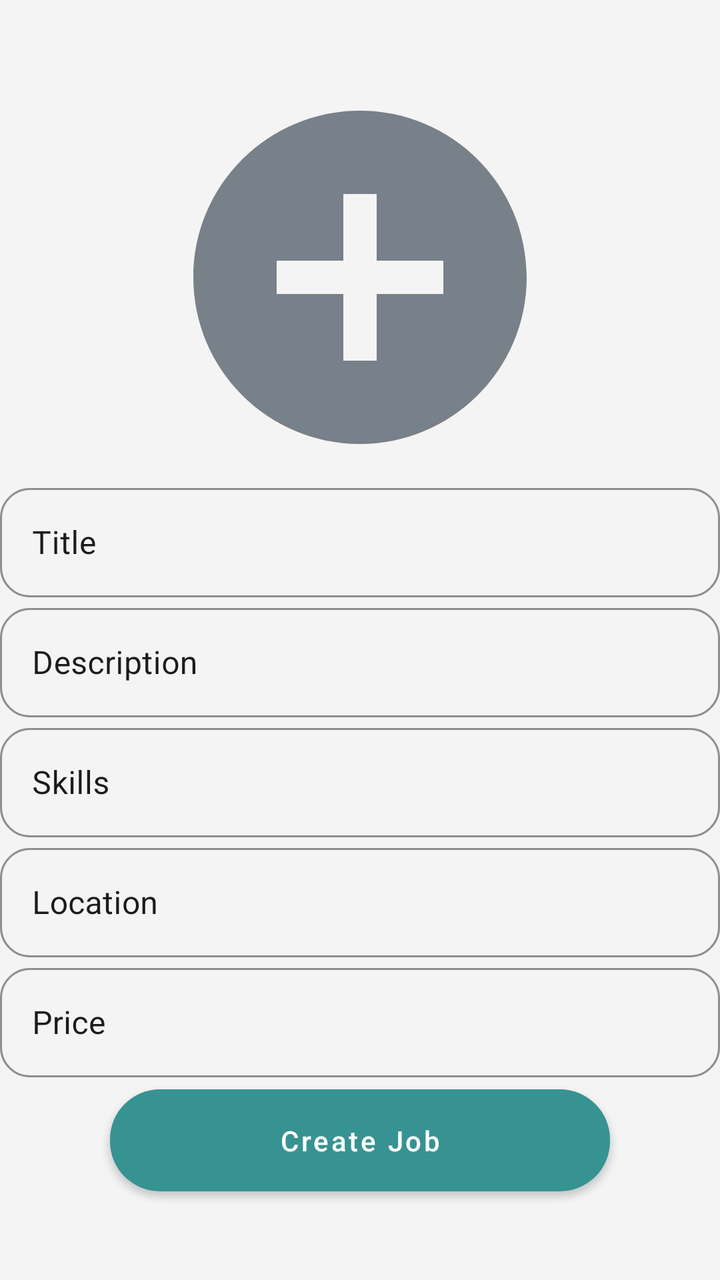
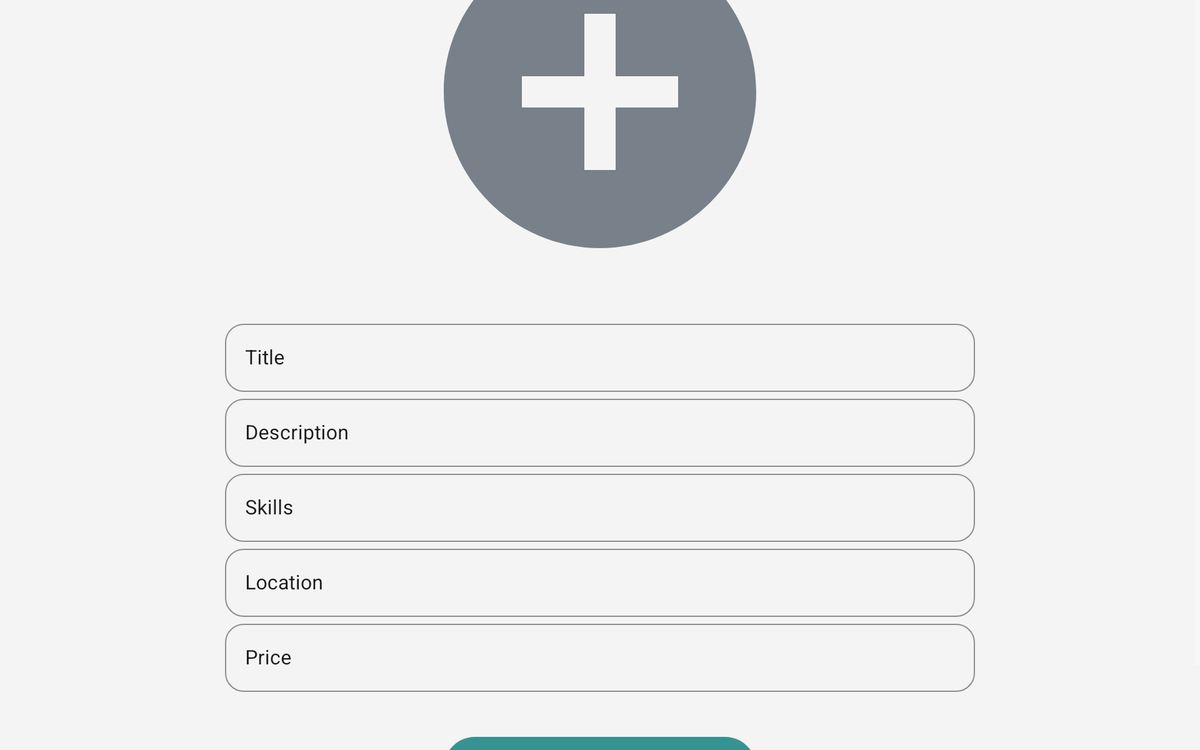

First picture: res/layout/ on a phone held upright. Second picture: the repository's own variant of that layout, on a device whose configuration matches the variant's folder. Source for both follows.
<!-- AndroidManifest.xml: application theme Theme.YouthWorkHub -->
<!-- res/layout/fragment_create_job.xml -->
<?xml version="1.0" encoding="utf-8"?>
<androidx.constraintlayout.widget.ConstraintLayout xmlns:android="http://schemas.android.com/apk/res/android"
    xmlns:app="http://schemas.android.com/apk/res-auto"
    xmlns:tools="http://schemas.android.com/tools"
    android:layout_width="match_parent"
    android:layout_height="match_parent"
    android:background="@color/white_variant"
    tools:context=".ui.fragments.CreateJobFragment">

    <androidx.constraintlayout.widget.Guideline
        android:id="@+id/create_job_guideline"
        android:layout_width="wrap_content"
        android:layout_height="wrap_content"
        android:orientation="horizontal"
        app:layout_constraintGuide_percent="0.08" />

    <ImageView
        android:id="@+id/image"
        android:layout_width="300dp"
        android:layout_height="200dp"
        android:src="@drawable/baseline_add_circle_24_blakc"
        app:layout_constraintBottom_toTopOf="@+id/inputs_ll"
        app:layout_constraintEnd_toEndOf="parent"
        app:layout_constraintStart_toStartOf="parent"
        app:layout_constraintTop_toBottomOf="@+id/create_job_guideline"
        app:layout_constraintVertical_chainStyle="spread_inside" />

    <LinearLayout
        android:id="@+id/inputs_ll"
        android:layout_width="match_parent"
        android:layout_height="wrap_content"
        android:orientation="vertical"
        app:layout_constraintBottom_toTopOf="@+id/postJob"
        app:layout_constraintEnd_toEndOf="parent"
        app:layout_constraintStart_toStartOf="parent"
        app:layout_constraintTop_toBottomOf="@+id/image">

        <com.google.android.material.textfield.TextInputLayout
            android:id="@+id/TitleLayout"
            style="@style/outlinedRoundedButtons"
            android:layout_width="match_parent"
            android:textColorHint="@color/black_variant"
            app:endIconMode="clear_text"
            app:endIconTint="@color/black_variant">

            <com.google.android.material.textfield.TextInputEditText
                android:id="@+id/titleInput"
                android:layout_width="match_parent"
                android:layout_height="wrap_content"
                android:hint="@string/title"
                android:inputType="text"
                android:textColor="@color/black_variant" />
        </com.google.android.material.textfield.TextInputLayout>

        <com.google.android.material.textfield.TextInputLayout
            android:id="@+id/decriptionLayout"
            style="@style/outlinedRoundedButtons"
            android:layout_width="match_parent"
            android:textColorHint="@color/black_variant"
            app:endIconMode="clear_text"
            app:endIconTint="@color/black_variant">

            <com.google.android.material.textfield.TextInputEditText
                android:id="@+id/decriptionInput"
                android:layout_width="match_parent"
                android:layout_height="wrap_content"
                android:hint="@string/desc"
                android:inputType="text"
                android:textColor="@color/black_variant" />
        </com.google.android.material.textfield.TextInputLayout>

        <com.google.android.material.textfield.TextInputLayout
            android:id="@+id/skillsLayout"
            style="@style/outlinedRoundedButtons"
            android:layout_width="match_parent"
            android:textColorHint="@color/black_variant"
            app:endIconMode="clear_text"
            app:endIconTint="@color/black_variant">

            <com.google.android.material.textfield.TextInputEditText
                android:id="@+id/skillsInput"
                android:layout_width="match_parent"
                android:layout_height="wrap_content"
                android:hint="@string/skills"
                android:inputType="text"
                android:textColor="@color/black_variant" />
        </com.google.android.material.textfield.TextInputLayout>

        <com.google.android.material.textfield.TextInputLayout
            android:id="@+id/locationLayout"
            style="@style/outlinedRoundedButtons"
            android:layout_width="match_parent"
            android:textColorHint="@color/black_variant"
            app:endIconMode="clear_text"
            app:endIconTint="@color/black_variant">

            <com.google.android.material.textfield.TextInputEditText
                android:id="@+id/locationInput"
                android:layout_width="match_parent"
                android:layout_height="wrap_content"
                android:hint="@string/location"
                android:inputType="text"
                android:textColor="@color/black_variant" />
        </com.google.android.material.textfield.TextInputLayout>

        <com.google.android.material.textfield.TextInputLayout
            android:id="@+id/priceLayout"
            style="@style/outlinedRoundedButtons"
            android:layout_width="match_parent"
            android:textColorHint="@color/black_variant"
            app:endIconMode="clear_text"
            app:endIconTint="@color/black_variant">

            <com.google.android.material.textfield.TextInputEditText
                android:id="@+id/priceInput"
                android:layout_width="match_parent"
                android:layout_height="wrap_content"
                android:hint="@string/price"
                android:inputType="text"
                android:textColor="@color/black_variant" />
        </com.google.android.material.textfield.TextInputLayout>

    </LinearLayout>

    <Button
        android:id="@+id/postJob"
        style="@style/primaryButtonStyle"
        android:text="@string/create_job"
        app:layout_constraintBottom_toTopOf="@+id/create_job_guideline2"
        app:layout_constraintEnd_toEndOf="parent"
        app:layout_constraintStart_toStartOf="parent"
        app:layout_constraintTop_toBottomOf="@+id/inputs_ll" />

    <androidx.constraintlayout.widget.Guideline
        android:id="@+id/create_job_guideline2"
        android:layout_width="wrap_content"
        android:layout_height="wrap_content"
        android:orientation="horizontal"
        app:layout_constraintGuide_percent="0.92" />

</androidx.constraintlayout.widget.ConstraintLayout>
<!-- resources referenced by this layout -->
<resources>
  <color name="black_variant">#1B1B1B</color>
  <color name="white_variant">#F4F4F4</color>
  <!-- drawable baseline_add_circle_24_blakc (drawable) -->
  <vector xmlns:android="http://schemas.android.com/apk/res/android"
      android:width="200dp"
      android:height="200dp"
      android:tint="@color/neutral_gray"
      android:viewportWidth="24"
      android:viewportHeight="24">
      <path
          android:fillColor="@android:color/white"
          android:pathData="M12,2C6.48,2 2,6.48 2,12s4.48,10 10,10 10,-4.48 10,-10S17.52,2 12,2zM17,13h-4v4h-2v-4L7,13v-2h4L11,7h2v4h4v2z" />
  </vector>
  <string name="create_job">Create Job</string>
  <string name="desc">Description</string>
  <string name="location">Location</string>
  <string name="price">Price</string>
  <string name="skills">Skills</string>
  <string name="title">Title</string>
  <style name="outlinedRoundedButtons" parent="@style/Widget.MaterialComponents.TextInputLayout.OutlinedBox">
          <item name="android:layout_width">352dp</item>
          <item name="android:layout_height">60dp</item>
          <item name="boxCornerRadiusBottomEnd">15dp</item>
          <item name="boxCornerRadiusBottomStart">15dp</item>
          <item name="boxCornerRadiusTopEnd">15dp</item>
          <item name="boxCornerRadiusTopStart">15dp</item>
          <item name="boxStrokeColor">@color/green_accent</item>
          <item name="hintTextColor">@color/green_accent</item>
      </style>
  <style name="primaryButtonStyle">
          <item name="backgroundTint">@color/green_accent</item>
          <item name="textAllCaps">false</item>
          <item name="android:layout_width">250dp</item>
          <item name="android:layout_height">63dp</item>
          <item name="cornerRadius">25dp</item>
      </style>
  <style name="Theme.YouthWorkHub" parent="Theme.MaterialComponents.NoActionBar">
          <item name="colorPrimary">@color/green_accent</item>
          <item name="colorPrimaryVariant">@color/green_accent_darker</item>
          <item name="colorOnPrimary">@color/white</item>
          <item name="colorSecondary">@color/neutral_gray</item>
          <item name="colorSecondaryVariant">@color/neutral_gray_darker</item>
          <item name="colorOnSecondary">@color/black</item>
          <item name="android:statusBarColor">@color/white_variant</item>
          <item name="android:textViewStyle">@style/primaryTextStyle</item>
          <item name="android:textColor">@color/black_variant</item>
      </style>
  <color name="neutral_gray">#788089</color>
  <color name="green_accent">#379392</color>
  <color name="green_accent_darker">#286968</color>
  <color name="white">#FFFFFF</color>
  <color name="neutral_gray_darker">#54595e</color>
  <color name="black">#000000</color>
  <style name="primaryTextStyle">
          <item name="android:textColor">@color/black_variant</item>
      </style>
</resources>
<!-- res/layout-sw600dp-land/fragment_create_job.xml (the repository's variant of the layout above) -->
<!-- drawn on a 7-inch tablet turned sideways -->
<?xml version="1.0" encoding="utf-8"?>
<androidx.constraintlayout.widget.ConstraintLayout xmlns:android="http://schemas.android.com/apk/res/android"
    xmlns:app="http://schemas.android.com/apk/res-auto"
    xmlns:tools="http://schemas.android.com/tools"
    android:layout_width="match_parent"
    android:layout_height="match_parent"
    android:background="@color/white_variant"
    tools:context=".ui.fragments.CreateJobFragment">

    <ScrollView
        android:layout_width="match_parent"
        android:layout_height="match_parent"
        app:layout_constraintTop_toTopOf="parent"
        app:layout_constraintBottom_toBottomOf="parent"
        app:layout_constraintStart_toStartOf="parent"
        app:layout_constraintEnd_toEndOf="parent">

        <LinearLayout
            android:id="@+id/inputs_ll"
            android:layout_width="match_parent"
            android:layout_height="wrap_content"
            android:layout_gravity="center"
            android:gravity="center"
            android:orientation="vertical"
            app:layout_constraintBottom_toBottomOf="parent"
            app:layout_constraintEnd_toEndOf="parent"
            app:layout_constraintStart_toStartOf="parent"
            app:layout_constraintTop_toTopOf="parent">

            <ImageView
                android:id="@+id/image"
                android:layout_width="@dimen/image_size_xxlarge"
                android:layout_height="@dimen/image_size_xlarge"
                android:layout_marginBottom="@dimen/padding_size_medium"
                android:src="@drawable/baseline_add_circle_24_blakc"
                app:layout_constraintBottom_toTopOf="@+id/inputs_ll"
                app:layout_constraintEnd_toEndOf="parent"
                app:layout_constraintStart_toStartOf="parent"
                app:layout_constraintTop_toBottomOf="@+id/create_job_guideline"
                app:layout_constraintVertical_chainStyle="spread_inside" />

            <com.google.android.material.textfield.TextInputLayout
                android:id="@+id/TitleLayout"
                style="@style/outlinedRoundedButtons"
                android:layout_width="wrap_content"
                android:textColorHint="@color/black_variant"
                app:endIconMode="clear_text"
                app:endIconTint="@color/black_variant">

                <com.google.android.material.textfield.TextInputEditText
                    android:id="@+id/titleInput"
                    android:layout_width="@dimen/image_size_xxlarge"
                    android:layout_height="wrap_content"
                    android:hint="@string/title"
                    android:inputType="text"
                    android:textColor="@color/black_variant" />
            </com.google.android.material.textfield.TextInputLayout>

            <com.google.android.material.textfield.TextInputLayout
                android:id="@+id/decriptionLayout"
                style="@style/outlinedRoundedButtons"
                android:layout_width="wrap_content"
                android:textColorHint="@color/black_variant"
                app:endIconMode="clear_text"
                app:endIconTint="@color/black_variant">

                <com.google.android.material.textfield.TextInputEditText
                    android:id="@+id/decriptionInput"
                    android:layout_width="@dimen/image_size_xxlarge"
                    android:layout_height="wrap_content"
                    android:hint="@string/desc"
                    android:inputType="text"
                    android:textColor="@color/black_variant" />
            </com.google.android.material.textfield.TextInputLayout>

            <com.google.android.material.textfield.TextInputLayout
                android:id="@+id/skillsLayout"
                style="@style/outlinedRoundedButtons"
                android:layout_width="wrap_content"
                android:textColorHint="@color/black_variant"
                app:endIconMode="clear_text"
                app:endIconTint="@color/black_variant">

                <com.google.android.material.textfield.TextInputEditText
                    android:id="@+id/skillsInput"
                    android:layout_width="@dimen/image_size_xxlarge"
                    android:layout_height="wrap_content"
                    android:hint="@string/skills"
                    android:inputType="text"
                    android:textColor="@color/black_variant" />
            </com.google.android.material.textfield.TextInputLayout>

            <com.google.android.material.textfield.TextInputLayout
                android:id="@+id/locationLayout"
                style="@style/outlinedRoundedButtons"
                android:layout_width="wrap_content"
                android:textColorHint="@color/black_variant"
                app:endIconMode="clear_text"
                app:endIconTint="@color/black_variant">

                <com.google.android.material.textfield.TextInputEditText
                    android:id="@+id/locationInput"
                    android:layout_width="@dimen/image_size_xxlarge"
                    android:layout_height="wrap_content"
                    android:hint="@string/location"
                    android:inputType="text"
                    android:textColor="@color/black_variant" />
            </com.google.android.material.textfield.TextInputLayout>

            <com.google.android.material.textfield.TextInputLayout
                android:id="@+id/priceLayout"
                style="@style/outlinedRoundedButtons"
                android:layout_width="wrap_content"
                android:textColorHint="@color/black_variant"
                app:endIconMode="clear_text"
                app:endIconTint="@color/black_variant">

                <com.google.android.material.textfield.TextInputEditText
                    android:id="@+id/priceInput"
                    android:layout_width="@dimen/image_size_xxlarge"
                    android:layout_height="wrap_content"
                    android:hint="@string/price"
                    android:inputType="text"
                    android:textColor="@color/black_variant" />
            </com.google.android.material.textfield.TextInputLayout>

            <Button
                android:id="@+id/postJob"
                style="@style/primaryButtonStyle"
                android:text="@string/create_job"
                android:layout_margin="@dimen/padding_size_medium"/>

        </LinearLayout>

    </ScrollView>

</androidx.constraintlayout.widget.ConstraintLayout>
<!-- resources referenced by the variant -->
<!-- as a 7-inch tablet turned sideways resolves them -->
<resources>
  <color name="black_variant">#1B1B1B</color>
  <color name="white_variant">#F4F4F4</color>
  <!-- from res/values-sw600dp-land/ -->
  <dimen name="image_size_xlarge">300dp</dimen>
  <!-- from res/values-sw600dp-land/ -->
  <dimen name="image_size_xxlarge">600dp</dimen>
  <!-- from res/values-sw600dp-land/ -->
  <dimen name="padding_size_medium">30dp</dimen>
  <!-- drawable baseline_add_circle_24_blakc (drawable) -->
  <vector xmlns:android="http://schemas.android.com/apk/res/android"
      android:width="200dp"
      android:height="200dp"
      android:tint="@color/neutral_gray"
      android:viewportWidth="24"
      android:viewportHeight="24">
      <path
          android:fillColor="@android:color/white"
          android:pathData="M12,2C6.48,2 2,6.48 2,12s4.48,10 10,10 10,-4.48 10,-10S17.52,2 12,2zM17,13h-4v4h-2v-4L7,13v-2h4L11,7h2v4h4v2z" />
  </vector>
  <string name="create_job">Create Job</string>
  <string name="desc">Description</string>
  <string name="location">Location</string>
  <string name="price">Price</string>
  <string name="skills">Skills</string>
  <string name="title">Title</string>
  <style name="outlinedRoundedButtons" parent="@style/Widget.MaterialComponents.TextInputLayout.OutlinedBox">
          <item name="android:layout_width">352dp</item>
          <item name="android:layout_height">60dp</item>
          <item name="boxCornerRadiusBottomEnd">15dp</item>
          <item name="boxCornerRadiusBottomStart">15dp</item>
          <item name="boxCornerRadiusTopEnd">15dp</item>
          <item name="boxCornerRadiusTopStart">15dp</item>
          <item name="boxStrokeColor">@color/green_accent</item>
          <item name="hintTextColor">@color/green_accent</item>
      </style>
  <style name="primaryButtonStyle">
          <item name="backgroundTint">@color/green_accent</item>
          <item name="textAllCaps">false</item>
          <item name="android:layout_width">250dp</item>
          <item name="android:layout_height">63dp</item>
          <item name="cornerRadius">25dp</item>
      </style>
  <style name="Theme.YouthWorkHub" parent="Theme.MaterialComponents.NoActionBar">
          <item name="colorPrimary">@color/green_accent</item>
          <item name="colorPrimaryVariant">@color/green_accent_darker</item>
          <item name="colorOnPrimary">@color/white</item>
          <item name="colorSecondary">@color/neutral_gray</item>
          <item name="colorSecondaryVariant">@color/neutral_gray_darker</item>
          <item name="colorOnSecondary">@color/black</item>
          <item name="android:statusBarColor">@color/white_variant</item>
          <item name="android:textViewStyle">@style/primaryTextStyle</item>
          <item name="android:textColor">@color/black_variant</item>
      </style>
  <color name="neutral_gray">#788089</color>
  <color name="green_accent">#379392</color>
  <color name="green_accent_darker">#286968</color>
  <color name="white">#FFFFFF</color>
  <color name="neutral_gray_darker">#54595e</color>
  <color name="black">#000000</color>
  <style name="primaryTextStyle">
          <item name="android:textColor">@color/black_variant</item>
      </style>
</resources>
